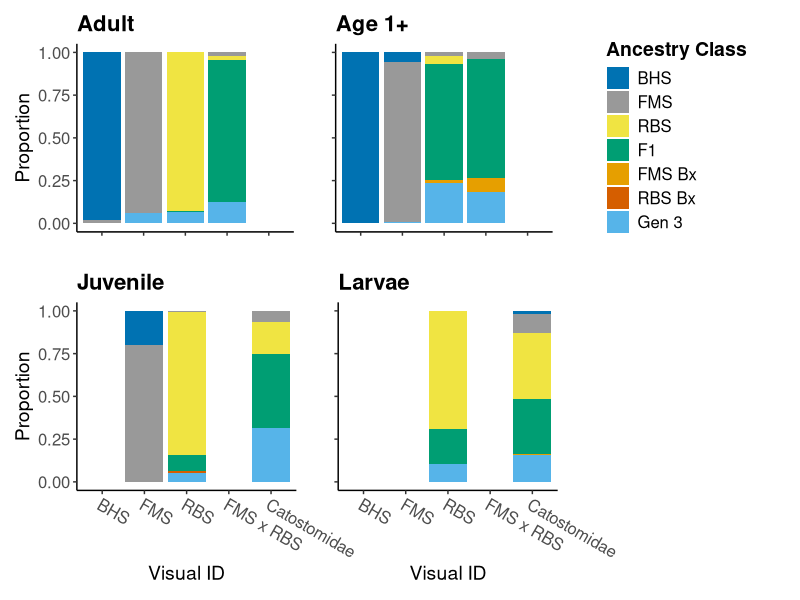
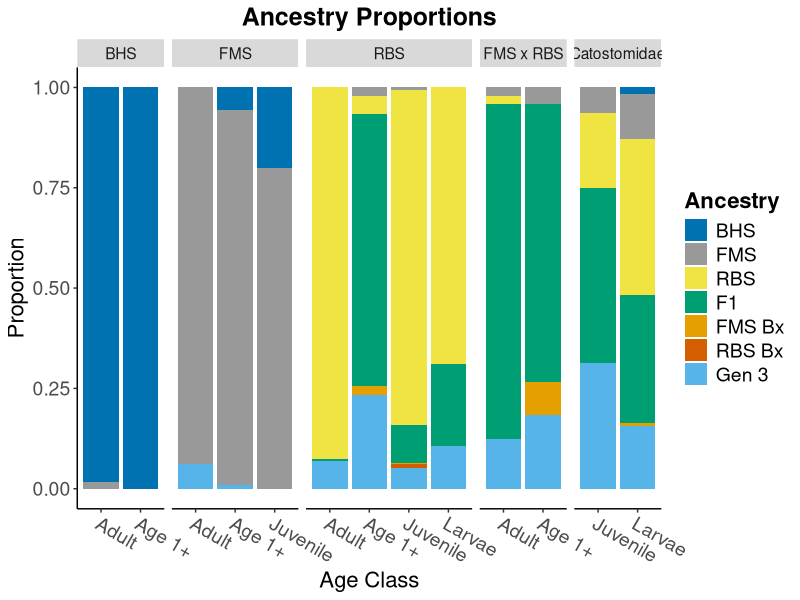
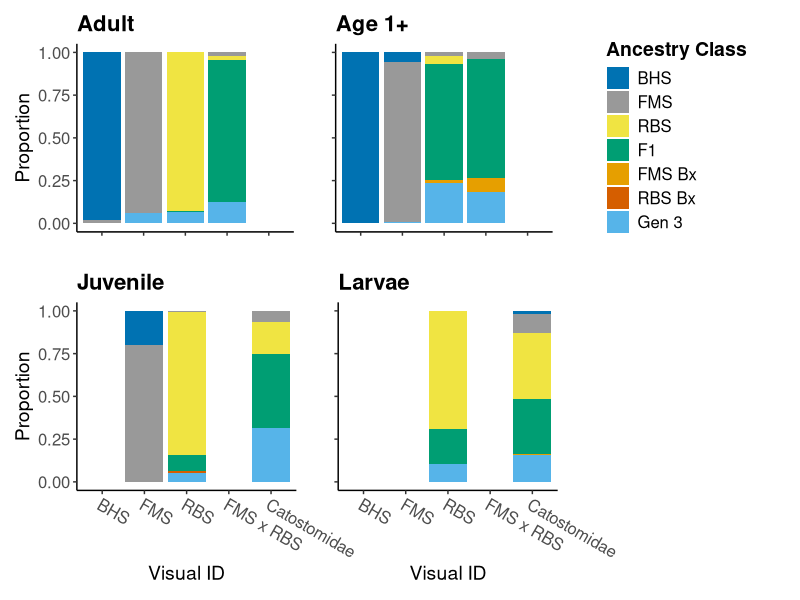
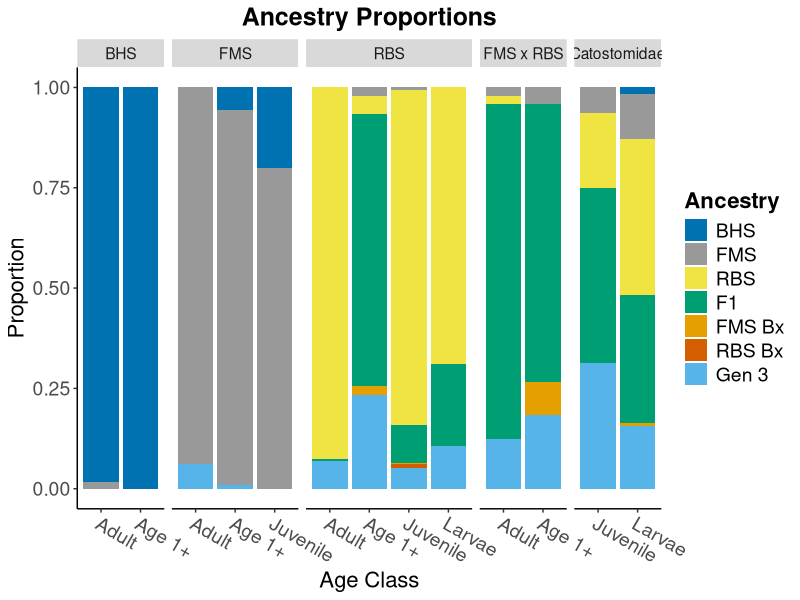

R code for these plots, in order:
library("ggplot2")
library("cowplot")
library("patchwork")
library("dplyr")

# set working directory in Rstudio
setwd(dirname(rstudioapi::getSourceEditorContext()$path))

# read data
data <- read.csv("hybridProportions.txt", header=TRUE, sep='\t')
dataAP <- read.csv("ancestryProportions.txt", header=TRUE, sep='\t')

# filter groups by age class
adult <- data %>% filter(Age_Class == "Adult")
age1 <- data %>% filter(Age_Class == "Age_1+")
juvenile <- data %>% filter(Age_Class == "Juvenile")
larvae <- data %>% filter(Age_Class == "Larvae")

cbPalette <- c("#0072B2", "#999999", "#F0E442", "#009E73", "#E69F00", "#D55E00", "#56B4E9", "#CC79A7")

makePlot <- function(df, plotName){
  plt <- ggplot(df, aes(fill=Ancestry_Class, y=Count, x=Visual_ID)) +
    geom_bar(position="fill", stat="identity") +
    scale_fill_manual(values=cbPalette, labels=function(x){ x=gsub("\\d{1}\\-", "", x, fixed=FALSE); gsub("_", " ", x, fixed=TRUE)},name="Ancestry Class") + 
    scale_x_discrete(labels=function(x){ x=gsub("\\d{1}\\-", "", x, fixed=FALSE); gsub("_", " ", x, fixed=TRUE)}) +
    ggtitle(plotName) +
    theme(panel.grid.major = element_blank(), panel.grid.minor = element_blank(),
          panel.background = element_blank(), axis.line = element_line(colour = "black"),
          axis.text.x = element_text(angle=-30, hjust = 0),
          axis.text = element_text(size=12),
          axis.title = element_text(size = 14),
          plot.title = element_text(size = 16, face = "bold"),
          legend.text = element_text(size = 12),
          legend.title = element_text(size = 14, face = "bold")
    ) + ylab("Proportion")
  
  return(plt)
}

adultPlot <- makePlot(adult, "Adult") + theme(legend.position = "none") + theme(axis.text.x = element_blank()) + xlab("")
age1Plot <- makePlot(age1, "Age 1+") + theme(legend.position = "none") + theme(axis.text.x = element_blank(), axis.text.y = element_blank()) + xlab("") + ylab("")
juvenilePlot <- makePlot(juvenile, "Juvenile") + theme(legend.position = "none") + xlab("Visual ID")
larvaePlot <- makePlot(larvae, "Larvae")

# get legend
legend <- get_legend(larvaePlot)
larvaePlot <- larvaePlot + theme(legend.position = "none", axis.text.y = element_blank()) + xlab("Visual ID") + ylab("")

# dummy plot to take up space
dummy <- ggplot() + theme_void()

(adultPlot | age1Plot | legend) / (juvenilePlot | larvaePlot | dummy)
p <- (adultPlot | age1Plot | legend) / (juvenilePlot | larvaePlot | dummy)

ggsave("ancestry_proportions.png", dpi = 300)
save_plot("ancestry_proportions.svg", plot = p, base_height = 6.92, base_width = 10)

newLabels <- c(
  '1-BHS'="BHS",
  '2-FMS'="FMS",
  '3-RBS'="RBS",
  '4-FMS_x_RBS'="FMS x RBS",
  '5-Catostomidae'="Catostomidae"
)

apPlot <- ggplot(data=dataAP, mapping=aes(x=Age_Class, y=Count, fill=Ancestry_Class)) + 
  geom_bar(position="fill", stat="identity") + 
  facet_grid(~ Visual_ID, scales = "free", space = "free", labeller=labeller(Visual_ID = newLabels)) +
  scale_fill_manual(values=cbPalette, labels=function(x){ x=gsub("\\d{1}\\-", "", x, fixed=FALSE); gsub("_", " ", x, fixed=TRUE)},name="Ancestry") + 
  scale_x_discrete(labels=function(x){ x=gsub("\\d{1}\\-", "", x, fixed=FALSE); gsub("_", " ", x, fixed=TRUE)}) +
  theme(text=element_text(size=14),
        panel.grid.major = element_blank(), panel.grid.minor = element_blank(),
        panel.background = element_blank(), axis.line = element_line(colour = "black"),
        axis.text.x = element_text(angle=-30, hjust = 0),
        axis.text = element_text(size=14),
        axis.title = element_text(size = 16),
        plot.title = element_text(size = 18, face = "bold", hjust = 0.5),
        legend.text = element_text(size = 14),
        legend.title = element_text(size = 16, face = "bold")
  ) +
  xlab("Age Class") + ylab("Proportion") + ggtitle("Ancestry Proportions")

apPlot
ggsave("ancestryProportionsFacetGrid.png", dpi = 600, width = 10, height = 6.92)
save_plot("ancestryProportionsFacetGrid.svg", plot = apPlot, base_height = 6.92, base_width = 10)
